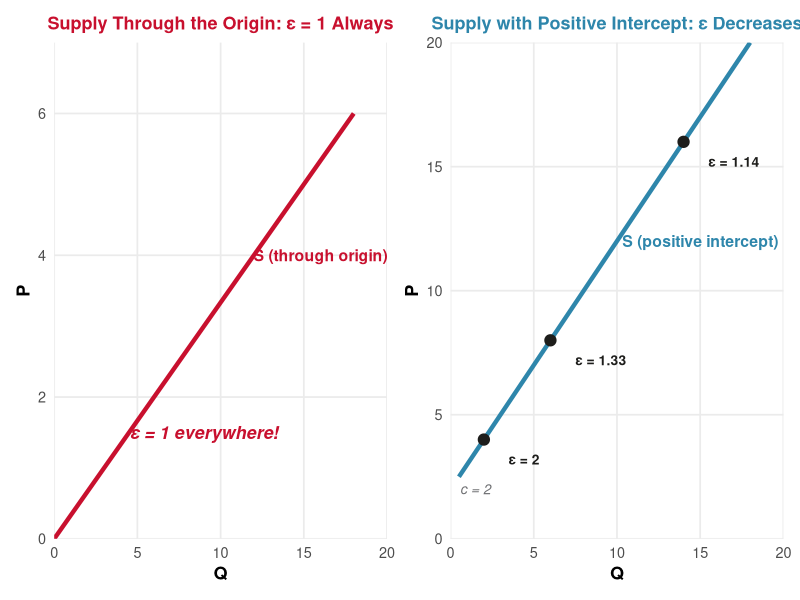
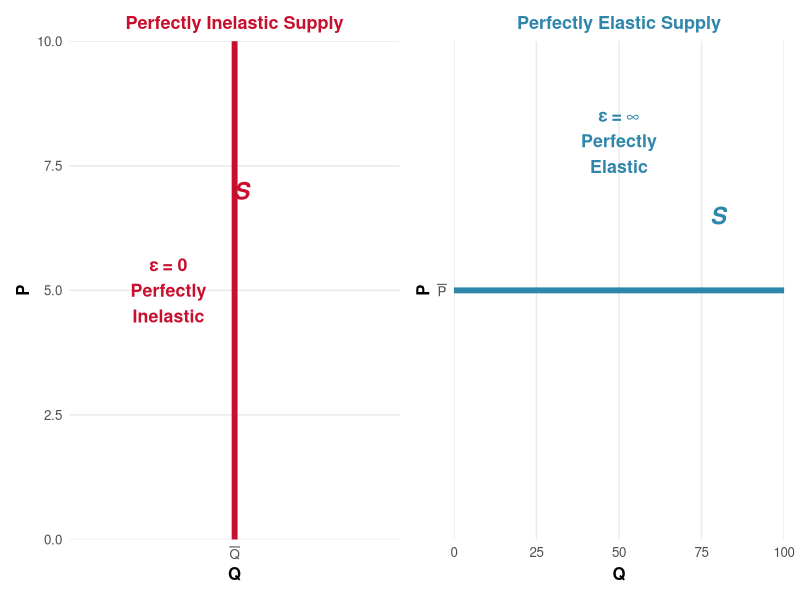
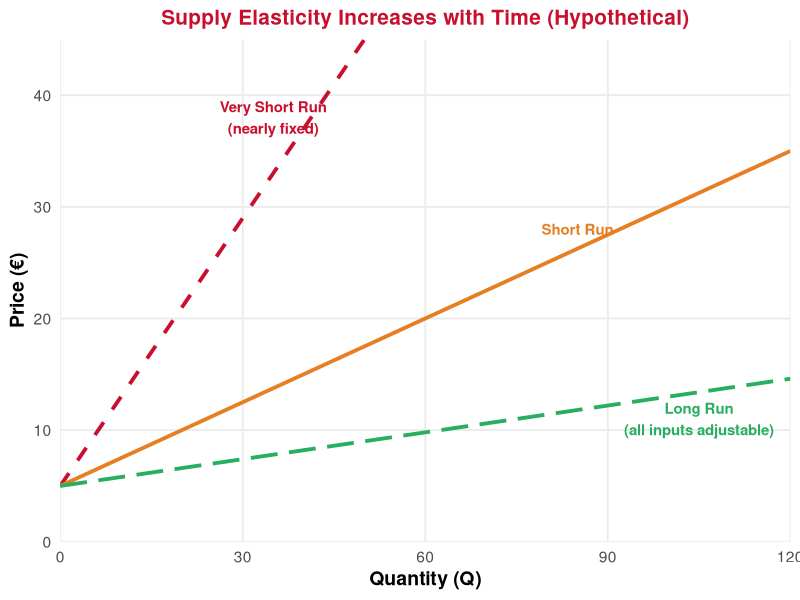

Here is the R script that generated these plots, in order:
## ---- chunk 1
#| echo: false
#| message: false
#| warning: false

library(ggplot2)
library(dplyr)
library(tidyverse)
library(patchwork)

ue_red <- "#C8102E"
ue_black <- "#1D1D1B"
ue_gray <- "#6D6E71"
ue_white <- "#FFFFFF"
ue_blue <- "#2E86AB"
ue_green <- "#27ae60"
ue_orange <- "#E67E22"
## ---- chunk 2
#| echo: false
#| warning: false
#| fig-width: 12
#| fig-height: 5
#| fig-align: center

df_origin <- data.frame(Q = seq(0, 18, by = 0.5)) %>%
  mutate(P = Q / 3)

df_noorigin <- data.frame(Q = seq(0.5, 18, by = 0.5)) %>%
  mutate(P = 2 + Q)

pts_no <- data.frame(
  Q = c(2, 6, 14),
  P = c(4, 8, 16)
) %>%
  mutate(eps = P / Q,
         label = paste0("ε = ", round(eps, 2)))

p1 <- ggplot() +
  geom_line(data = df_origin, aes(x = Q, y = P),
            color = ue_red, linewidth = 1.5) +
  annotate("text", x = 16, y = 4, label = "S (through origin)",
           color = ue_red, fontface = "bold", size = 4) +
  annotate("text", x = 9, y = 1.5,
           label = "ε = 1 everywhere!", color = ue_red,
           fontface = "bold.italic", size = 4.5) +
  coord_cartesian(ylim = c(0, 7), xlim = c(0, 20)) +
  scale_x_continuous(expand = c(0, 0)) +
  scale_y_continuous(expand = c(0, 0)) +
  labs(x = "Q", y = "P",
       title = "Supply Through the Origin: ε = 1 Always") +
  theme_minimal(base_size = 13) +
  theme(
    plot.title = element_text(color = ue_red, face = "bold", hjust = 0.5, size = 13),
    axis.title = element_text(face = "bold"),
    panel.grid.minor = element_blank()
  )

p2 <- ggplot() +
  geom_line(data = df_noorigin, aes(x = Q, y = P),
            color = ue_blue, linewidth = 1.5) +
  geom_point(data = pts_no, aes(x = Q, y = P), size = 3.5, color = ue_black) +
  geom_text(data = pts_no, aes(x = Q + 1.5, y = P - 0.8, label = label),
            fontface = "bold", size = 3.5, color = ue_black, hjust = 0) +
  annotate("text", x = 15, y = 12, label = "S (positive intercept)",
           color = ue_blue, fontface = "bold", size = 4) +
  annotate("text", x = 1.5, y = 2, label = "c = 2",
           color = ue_gray, fontface = "italic", size = 3.5) +
  coord_cartesian(ylim = c(0, 20), xlim = c(0, 20)) +
  scale_x_continuous(expand = c(0, 0)) +
  scale_y_continuous(expand = c(0, 0)) +
  labs(x = "Q", y = "P",
       title = "Supply with Positive Intercept: ε Decreases") +
  theme_minimal(base_size = 13) +
  theme(
    plot.title = element_text(color = ue_blue, face = "bold", hjust = 0.5, size = 13),
    axis.title = element_text(face = "bold"),
    panel.grid.minor = element_blank()
  )

p1 + p2
## ---- chunk 3
#| echo: false
#| warning: false
#| fig-width: 12
#| fig-height: 4.5
#| fig-align: center

p_inelastic <- ggplot() +
  geom_vline(xintercept = 50, color = ue_red, linewidth = 2) +
  annotate("text", x = 52, y = 7, label = "S", color = ue_red,
           fontface = "bold.italic", size = 6) +
  annotate("text", x = 30, y = 5, label = "ε = 0\nPerfectly\nInelastic",
           color = ue_red, fontface = "bold", size = 4.5) +
  coord_cartesian(ylim = c(0, 10), xlim = c(0, 100)) +
  scale_x_continuous(expand = c(0, 0), breaks = 50, labels = expression(bar(Q))) +
  scale_y_continuous(expand = c(0, 0)) +
  labs(x = "Q", y = "P", title = "Perfectly Inelastic Supply") +
  theme_minimal(base_size = 12) +
  theme(plot.title = element_text(color = ue_red, face = "bold", hjust = 0.5, size = 13),
        axis.title = element_text(face = "bold"), panel.grid.minor = element_blank())

p_elastic <- ggplot() +
  geom_hline(yintercept = 5, color = ue_blue, linewidth = 2) +
  annotate("text", x = 80, y = 6.5, label = "S", color = ue_blue,
           fontface = "bold.italic", size = 6) +
  annotate("text", x = 50, y = 8, label = "ε = ∞\nPerfectly\nElastic",
           color = ue_blue, fontface = "bold", size = 4.5) +
  coord_cartesian(ylim = c(0, 10), xlim = c(0, 100)) +
  scale_x_continuous(expand = c(0, 0)) +
  scale_y_continuous(expand = c(0, 0), breaks = 5, labels = expression(bar(P))) +
  labs(x = "Q", y = "P", title = "Perfectly Elastic Supply") +
  theme_minimal(base_size = 12) +
  theme(plot.title = element_text(color = ue_blue, face = "bold", hjust = 0.5, size = 13),
        axis.title = element_text(face = "bold"), panel.grid.minor = element_blank())

p_inelastic + p_elastic
## ---- chunk 4
#| echo: false
#| warning: false
#| fig-width: 12
#| fig-height: 5
#| fig-align: center

df_vsr <- data.frame(Q = seq(0, 120, by = 1)) %>% mutate(P = 5 + 0.8 * Q)
df_sr <- data.frame(Q = seq(0, 120, by = 1)) %>% mutate(P = 5 + 0.25 * Q)
df_lr <- data.frame(Q = seq(0, 120, by = 1)) %>% mutate(P = 5 + 0.08 * Q)

ggplot() +
  geom_line(data = df_vsr, aes(x = Q, y = P), color = ue_red,
            linewidth = 1.3, linetype = "dashed") +
  geom_line(data = df_sr, aes(x = Q, y = P), color = ue_orange, linewidth = 1.3) +
  geom_line(data = df_lr, aes(x = Q, y = P), color = ue_green,
            linewidth = 1.3, linetype = "longdash") +
  annotate("text", x = 35, y = 38, label = "Very Short Run\n(nearly fixed)",
           color = ue_red, fontface = "bold", size = 3.8) +
  annotate("text", x = 85, y = 28, label = "Short Run",
           color = ue_orange, fontface = "bold", size = 3.8) +
  annotate("text", x = 105, y = 11, label = "Long Run\n(all inputs adjustable)",
           color = ue_green, fontface = "bold", size = 3.8) +
  coord_cartesian(ylim = c(0, 45), xlim = c(0, 120)) +
  scale_x_continuous(expand = c(0, 0)) +
  scale_y_continuous(expand = c(0, 0)) +
  labs(x = "Quantity (Q)", y = "Price (€)",
       title = "Supply Elasticity Increases with Time (Hypothetical)") +
  theme_minimal(base_size = 14) +
  theme(plot.title = element_text(color = ue_red, face = "bold", hjust = 0.5, size = 15),
        axis.title = element_text(face = "bold"), panel.grid.minor = element_blank())
